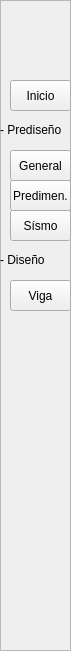
   <widget class="QFrame" name="buttons">
    <property name="geometry">
     <rect>
      <x>0</x>
      <y>0</y>
      <width>71</width>
      <height>651</height>
     </rect>
    </property>
    <property name="frameShape">
     <enum>QFrame::StyledPanel</enum>
    </property>
    <property name="frameShadow">
     <enum>QFrame::Raised</enum>
    </property>
    <widget class="QLabel" name="label_69">
     <property name="geometry">
      <rect>
       <x>0</x>
       <y>120</y>
       <width>71</width>
       <height>20</height>
      </rect>
     </property>
     <property name="text">
      <string>- Prediseño</string>
     </property>
    </widget>
    <widget class="QLabel" name="label_94">
     <property name="geometry">
      <rect>
       <x>0</x>
       <y>250</y>
       <width>71</width>
       <height>20</height>
      </rect>
     </property>
     <property name="text">
      <string>- Diseño</string>
     </property>
    </widget>
    <widget class="QPushButton" name="boton_frame_principal">
     <property name="geometry">
      <rect>
       <x>10</x>
       <y>80</y>
       <width>61</width>
       <height>31</height>
      </rect>
     </property>
     <property name="text">
      <string>Inicio</string>
     </property>
    </widget>
    <widget class="QPushButton" name="boton_frame_dimension">
     <property name="enabled">
      <bool>true</bool>
     </property>
     <property name="geometry">
      <rect>
       <x>10</x>
       <y>180</y>
       <width>61</width>
       <height>31</height>
      </rect>
     </property>
     <property name="text">
      <string>Predimen.</string>
     </property>
    </widget>
    <widget class="QPushButton" name="boton_frame_sismo">
     <property name="enabled">
      <bool>true</bool>
     </property>
     <property name="geometry">
      <rect>
       <x>10</x>
       <y>210</y>
       <width>61</width>
       <height>31</height>
      </rect>
     </property>
     <property name="text">
      <string>Sísmo</string>
     </property>
    </widget>
    <widget class="QPushButton" name="boton_frame_diseno_viga">
     <property name="enabled">
      <bool>true</bool>
     </property>
     <property name="geometry">
      <rect>
       <x>10</x>
       <y>280</y>
       <width>61</width>
       <height>31</height>
      </rect>
     </property>
     <property name="text">
      <string>Viga</string>
     </property>
    </widget>
    <widget class="QLabel" name="label_logo_pequeno">
     <property name="geometry">
      <rect>
       <x>10</x>
       <y>10</y>
       <width>61</width>
       <height>61</height>
      </rect>
     </property>
     <property name="styleSheet">
      <string notr="true"/>
     </property>
     <property name="frameShape">
      <enum>QFrame::NoFrame</enum>
     </property>
     <property name="text">
      <string/>
     </property>
     <property name="pixmap">
      <pixmap resource="../img/imgs.qrc">:/imagenes/logoSARO.png</pixmap>
     </property>
     <property name="scaledContents">
      <bool>true</bool>
     </property>
    </widget>
    <widget class="QPushButton" name="boton_frame_general">
     <property name="geometry">
      <rect>
       <x>10</x>
       <y>150</y>
       <width>61</width>
       <height>31</height>
      </rect>
     </property>
     <property name="text">
      <string>General</string>
     </property>
    </widget>
   </widget>
